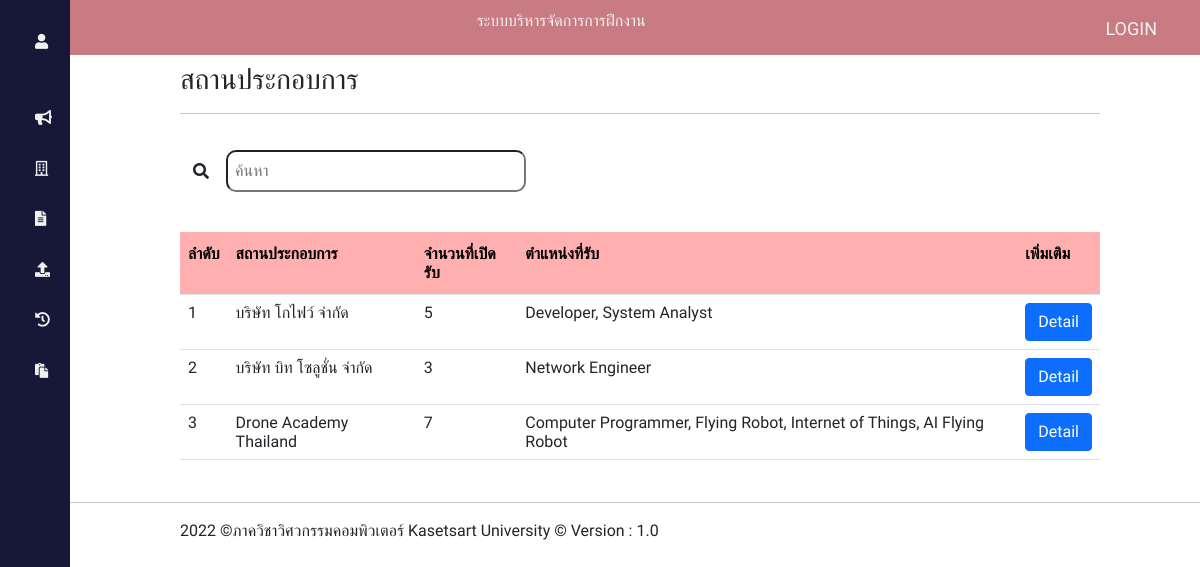
The page /?controller=company&action=index on the database as committed earlier.
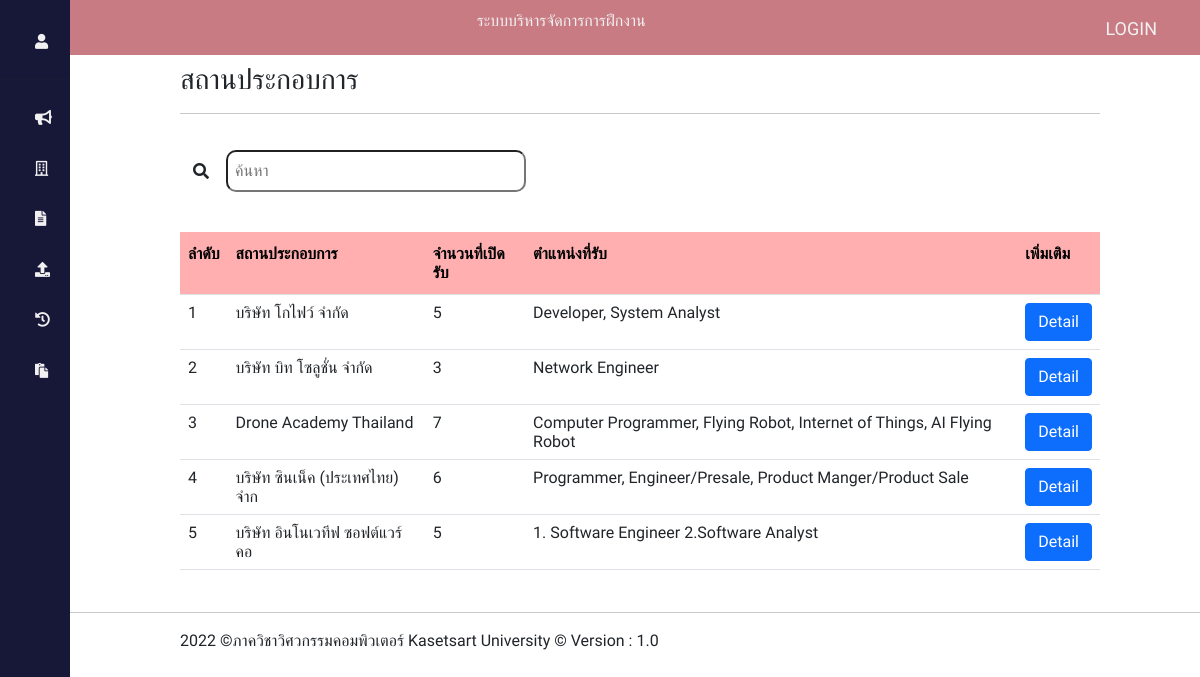
The same page on the database as committed later.
### tables this page shows
CREATE TABLE `company` (
  `ID` int(3) NOT NULL,
  `name` varchar(30) NOT NULL,
  `address` varchar(100) NOT NULL,
  `type` varchar(30) NOT NULL,
  `phoneNumber` varchar(10) NOT NULL,
  `faxNumber` varchar(10) NOT NULL,
  `department` enum('มี','ไม่มี') DEFAULT NULL,
  `payPerDay` int(3) DEFAULT 0,
  `agentName` varchar(50) DEFAULT NULL,
  `agentPosition` varchar(50) DEFAULT NULL,
  `HR_Name` varchar(50) DEFAULT NULL,
  `HR_Position` varchar(50) DEFAULT NULL,
  `HR_PhoneNamber` varchar(10) DEFAULT NULL,
  `requestPosition` varchar(100) DEFAULT NULL,
  `jobDescription` varchar(200) DEFAULT NULL,
  `amountPerson` int(2) DEFAULT NULL,
  `requiredSkill` varchar(200) DEFAULT NULL,
  `startDate` date DEFAULT NULL,
  `endDate` date DEFAULT NULL
);

### controllers/company_controller.php (called while the page is built, shortened)
<?php
     class CompanyController{
        public function index(){
            $company_list=Company::getAll();
            require_once("./view/company/index_company.php");
        }
    }
?>

### index.php (called while the page is built, shortened)
<?php  require_once("routes.php") ?>

### models/companyModel.php (called while the page is built, shortened)
<?php
    class Company{
        public function __construct(
            $id,
            $name,
            $address,
            $type,
            $phoneNumber,
            $faxNumber,
            $department,
            $payPerDay,
            $agentName,
            $agentPosition,
            $HR_Name,
            $HR_Position,
            $HR_PhoneNamber,
            $requestPosition,
            $jobDescription,
            $amountPerson,
            $requiredSkill,
            $startDate,
            $endDate)
            {
            $this->id=$id;
            $this->name=$name;
            $this->requestPosition=$requestPosition;
            $this->amountPerson=$amountPerson;
        }
        public static function getAll(){
            $companyList=[];
            require("connection_connect.php");
            $sql="SELECT * FROM company";
            $result=$conn->query($sql);
            while($my_row = $result->fetch_assoc()){
                $id=$my_row["ID"];
                $name=$my_row["name"];
                $address=$my_row["address"];
                $type=$my_row["type"];
                $phoneNumber=$my_row["phoneNumber"];
                $faxNumber=$my_row["faxNumber"];
                $department=$my_row["department"];
                $payPerDay=$my_row["payPerDay"];
                $agentName=$my_row["agentName"];
                $agentPosition=$my_row["agentPosition"];
                $HR_Name=$my_row["HR_Name"];
                $HR_Position=$my_row["HR_Position"];
                $HR_PhoneNamber=$my_row["HR_PhoneNamber"];
                $requestPosition=$my_row["requestPosition"];
                $jobDescription=$my_row["jobDescription"];
                $amountPerson=$my_row["amountPerson"];
                $requiredSkill=$my_row["requiredSkill"];
                $startDate=$my_row["startDate"];
                $endDate=$my_row["endDate"];
                $companyList[]=new Company($id,$name,$address,$type,$phoneNumber,$faxNumber,$department,$payPerDay,$agentName,$agentPosition,$HR_Name,$HR_Position,$HR_PhoneNamber,
                $requestPosition,$jobDescription,$amountPerson,$requiredSkill,$startDate,$endDate);
            }
            return $companyList;
        }
    }
?>

### view/company/index_company.php (the view, shortened to what this page needs)
<?php require_once("menuTop.php") ?>
<body>
  <div>
    <h3>สถานประกอบการ</h3>
    <hr style="width:100%;text-align:left;margin-left:0;">
    <div class="search-box">
      <div>
        <div class="search">
          <button class="btn" type="submit" name="action" value=""><i class="fas fa-search"></i></button>
          <input type="text" name="key" placeholder="ค้นหา" />
        </div>
      </div>
    </div>
    <table class="table" id="table-header">
      <tr>
        <th>ลำดับ</th>
        <th>สถานประกอบการ</th>
        <th>จำนวนที่เปิดรับ</th>
        <th>ตำแหน่งที่รับ</th>
        <th>เพิ่มเติม</th>
      </tr>
      <?php
      foreach ($company_list as $key =>$company) {
        $key++;
        echo "<tr>
            <td>$key</td>
            <td>$company->name</td>
            <td>$company->amountPerson</td>
            <td>$company->requestPosition</td>"; ?>
        <td><a class="btn btn-primary" href='?controller=company&action=viewCompany&<?php echo "ID=$company->id"; ?>'>Detail</a></td>
      <?php
        echo "</tr>";
      }
      ?>
    </table>
  </div>
</body>
<?php require_once("menuDown.php") ?>

Rows that differ between the two databases and show on the page:
added company: name "บริษัท ซินเน็ค (ประเทศไทย) จำก", amountPerson "6", requestPosition "Programmer, Engineer/Presale, Product Manger/Product Sale"
added company: name "บริษัท อินโนเวทีฟ ซอฟต์แวร์ คอ", amountPerson "5", requestPosition "1. Software Engineer 2.Software Analyst"
